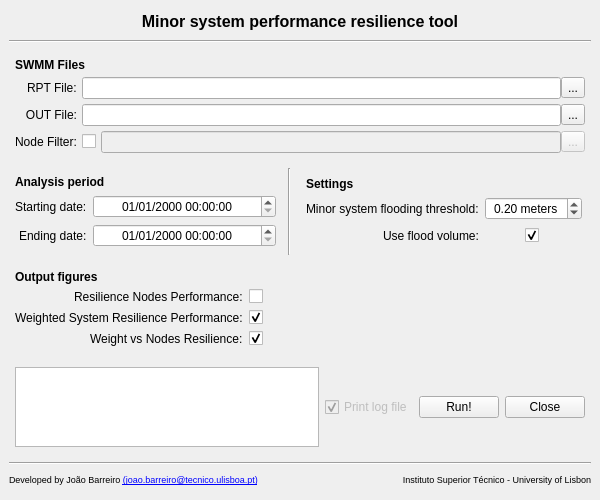
<?xml version="1.0" encoding="UTF-8"?>
<ui version="4.0">
 <class>MainWindow</class>
 <widget class="QMainWindow" name="MainWindow">
  <property name="geometry">
   <rect>
    <x>0</x>
    <y>0</y>
    <width>600</width>
    <height>500</height>
   </rect>
  </property>
  <property name="minimumSize">
   <size>
    <width>600</width>
    <height>500</height>
   </size>
  </property>
  <property name="maximumSize">
   <size>
    <width>600</width>
    <height>500</height>
   </size>
  </property>
  <property name="windowTitle">
   <string>MainWindow</string>
  </property>
  <widget class="QWidget" name="centralwidget">
   <layout class="QVBoxLayout" name="verticalLayout_2">
    <item>
     <widget class="QLabel" name="label_4">
      <property name="sizePolicy">
       <sizepolicy hsizetype="Preferred" vsizetype="Maximum">
        <horstretch>0</horstretch>
        <verstretch>0</verstretch>
       </sizepolicy>
      </property>
      <property name="text">
       <string>&lt;html&gt;&lt;head/&gt;&lt;body&gt;&lt;p align=&quot;center&quot;&gt;&lt;span style=&quot; font-size:12pt; font-weight:700;&quot;&gt;Minor system performance resilience tool&lt;/span&gt;&lt;/p&gt;&lt;/body&gt;&lt;/html&gt;</string>
      </property>
     </widget>
    </item>
    <item>
     <widget class="Line" name="line_2">
      <property name="orientation">
       <enum>Qt::Horizontal</enum>
      </property>
     </widget>
    </item>
    <item>
     <widget class="QWidget" name="widget" native="true">
      <property name="sizePolicy">
       <sizepolicy hsizetype="Preferred" vsizetype="Maximum">
        <horstretch>0</horstretch>
        <verstretch>0</verstretch>
       </sizepolicy>
      </property>
      <layout class="QVBoxLayout" name="verticalLayout">
       <property name="spacing">
        <number>5</number>
       </property>
       <property name="leftMargin">
        <number>6</number>
       </property>
       <property name="topMargin">
        <number>6</number>
       </property>
       <property name="rightMargin">
        <number>6</number>
       </property>
       <property name="bottomMargin">
        <number>6</number>
       </property>
       <item>
        <widget class="QLabel" name="label">
         <property name="font">
          <font>
           <bold>true</bold>
          </font>
         </property>
         <property name="text">
          <string>SWMM Files</string>
         </property>
        </widget>
       </item>
       <item>
        <layout class="QFormLayout" name="formLayout_2">
         <property name="labelAlignment">
          <set>Qt::AlignRight|Qt::AlignTrailing|Qt::AlignVCenter</set>
         </property>
         <property name="formAlignment">
          <set>Qt::AlignCenter</set>
         </property>
         <property name="bottomMargin">
          <number>0</number>
         </property>
         <item row="0" column="0">
          <widget class="QLabel" name="RPT_label">
           <property name="text">
            <string>RPT File:</string>
           </property>
          </widget>
         </item>
         <item row="0" column="1">
          <widget class="QWidget" name="widget_3" native="true">
           <layout class="QHBoxLayout" name="horizontalLayout_5">
            <property name="spacing">
             <number>0</number>
            </property>
            <property name="leftMargin">
             <number>0</number>
            </property>
            <property name="topMargin">
             <number>0</number>
            </property>
            <property name="rightMargin">
             <number>0</number>
            </property>
            <property name="bottomMargin">
             <number>0</number>
            </property>
            <item>
             <widget class="QLineEdit" name="RPT_Filepath">
              <property name="enabled">
               <bool>true</bool>
              </property>
              <property name="toolTip">
               <string/>
              </property>
              <property name="inputMask">
               <string/>
              </property>
              <property name="text">
               <string/>
              </property>
              <property name="clearButtonEnabled">
               <bool>true</bool>
              </property>
             </widget>
            </item>
            <item>
             <widget class="QToolButton" name="RPT_Search">
              <property name="text">
               <string>...</string>
              </property>
              <property name="autoRaise">
               <bool>false</bool>
              </property>
             </widget>
            </item>
           </layout>
          </widget>
         </item>
         <item row="1" column="0">
          <widget class="QLabel" name="OUT_label">
           <property name="text">
            <string>OUT File:</string>
           </property>
           <property name="alignment">
            <set>Qt::AlignRight|Qt::AlignTrailing|Qt::AlignVCenter</set>
           </property>
          </widget>
         </item>
         <item row="1" column="1">
          <widget class="QWidget" name="widget_2" native="true">
           <layout class="QHBoxLayout" name="horizontalLayout_3">
            <property name="spacing">
             <number>0</number>
            </property>
            <property name="leftMargin">
             <number>0</number>
            </property>
            <property name="topMargin">
             <number>0</number>
            </property>
            <property name="rightMargin">
             <number>0</number>
            </property>
            <property name="bottomMargin">
             <number>0</number>
            </property>
            <item>
             <widget class="QLineEdit" name="OUT_Filepath">
              <property name="enabled">
               <bool>true</bool>
              </property>
              <property name="toolTip">
               <string/>
              </property>
              <property name="text">
               <string/>
              </property>
              <property name="clearButtonEnabled">
               <bool>true</bool>
              </property>
             </widget>
            </item>
            <item>
             <widget class="QToolButton" name="OUT_Search">
              <property name="text">
               <string>...</string>
              </property>
              <property name="autoRaise">
               <bool>false</bool>
              </property>
             </widget>
            </item>
           </layout>
          </widget>
         </item>
         <item row="2" column="0">
          <widget class="QLabel" name="NodeList_label">
           <property name="toolTip">
            <string>&lt;html&gt;&lt;head/&gt;&lt;body&gt;&lt;p&gt;Text file where each line corresponds to the nodes to be included in the analysis.&lt;/p&gt;&lt;p&gt;If not provided, all nodes from SWMM report are considered.&lt;/p&gt;&lt;/body&gt;&lt;/html&gt;</string>
           </property>
           <property name="text">
            <string>Node Filter:</string>
           </property>
          </widget>
         </item>
         <item row="2" column="1">
          <widget class="QWidget" name="widget_11" native="true">
           <layout class="QHBoxLayout" name="horizontalLayout_4">
            <property name="spacing">
             <number>0</number>
            </property>
            <property name="leftMargin">
             <number>0</number>
            </property>
            <property name="topMargin">
             <number>0</number>
            </property>
            <property name="rightMargin">
             <number>0</number>
            </property>
            <property name="bottomMargin">
             <number>0</number>
            </property>
            <item>
             <widget class="QCheckBox" name="NodeList_checkBox">
              <property name="text">
               <string/>
              </property>
             </widget>
            </item>
            <item>
             <spacer name="horizontalSpacer">
              <property name="orientation">
               <enum>Qt::Horizontal</enum>
              </property>
              <property name="sizeType">
               <enum>QSizePolicy::Fixed</enum>
              </property>
              <property name="sizeHint" stdset="0">
               <size>
                <width>5</width>
                <height>20</height>
               </size>
              </property>
             </spacer>
            </item>
            <item>
             <widget class="QLineEdit" name="NodeList_Filepath">
              <property name="enabled">
               <bool>false</bool>
              </property>
              <property name="toolTip">
               <string/>
              </property>
              <property name="text">
               <string/>
              </property>
              <property name="placeholderText">
               <string/>
              </property>
              <property name="clearButtonEnabled">
               <bool>true</bool>
              </property>
             </widget>
            </item>
            <item>
             <widget class="QToolButton" name="NodeList_Search">
              <property name="enabled">
               <bool>false</bool>
              </property>
              <property name="text">
               <string>...</string>
              </property>
              <property name="autoRaise">
               <bool>false</bool>
              </property>
             </widget>
            </item>
           </layout>
          </widget>
         </item>
        </layout>
       </item>
      </layout>
     </widget>
    </item>
    <item>
     <widget class="QWidget" name="" native="true">
      <property name="sizePolicy">
       <sizepolicy hsizetype="Preferred" vsizetype="Maximum">
        <horstretch>0</horstretch>
        <verstretch>0</verstretch>
       </sizepolicy>
      </property>
      <layout class="QHBoxLayout" name="horizontalLayout">
       <property name="leftMargin">
        <number>0</number>
       </property>
       <property name="topMargin">
        <number>0</number>
       </property>
       <property name="rightMargin">
        <number>0</number>
       </property>
       <property name="bottomMargin">
        <number>0</number>
       </property>
       <item>
        <widget class="QWidget" name="widget_4" native="true">
         <property name="sizePolicy">
          <sizepolicy hsizetype="Preferred" vsizetype="Maximum">
           <horstretch>0</horstretch>
           <verstretch>0</verstretch>
          </sizepolicy>
         </property>
         <layout class="QVBoxLayout" name="verticalLayout_3">
          <property name="spacing">
           <number>6</number>
          </property>
          <property name="leftMargin">
           <number>6</number>
          </property>
          <property name="topMargin">
           <number>6</number>
          </property>
          <property name="rightMargin">
           <number>6</number>
          </property>
          <property name="bottomMargin">
           <number>6</number>
          </property>
          <item>
           <widget class="QLabel" name="label_2">
            <property name="font">
             <font>
              <bold>true</bold>
             </font>
            </property>
            <property name="text">
             <string>Analysis period</string>
            </property>
           </widget>
          </item>
          <item>
           <layout class="QFormLayout" name="formLayout_3">
            <property name="labelAlignment">
             <set>Qt::AlignRight|Qt::AlignTrailing|Qt::AlignVCenter</set>
            </property>
            <property name="formAlignment">
             <set>Qt::AlignCenter</set>
            </property>
            <property name="verticalSpacing">
             <number>6</number>
            </property>
            <item row="0" column="0">
             <widget class="QLabel" name="studyNameLabel_2">
              <property name="text">
               <string>Starting date:</string>
              </property>
             </widget>
            </item>
            <item row="0" column="1">
             <widget class="QWidget" name="widget_6" native="true">
              <layout class="QHBoxLayout" name="horizontalLayout_7">
               <property name="spacing">
                <number>0</number>
               </property>
               <property name="leftMargin">
                <number>0</number>
               </property>
               <property name="topMargin">
                <number>0</number>
               </property>
               <property name="rightMargin">
                <number>0</number>
               </property>
               <property name="bottomMargin">
                <number>0</number>
               </property>
               <item>
                <widget class="QDateTimeEdit" name="StartingDate">
                 <property name="alignment">
                  <set>Qt::AlignCenter</set>
                 </property>
                 <property name="displayFormat">
                  <string>dd/MM/yyyy HH:mm:ss</string>
                 </property>
                </widget>
               </item>
              </layout>
             </widget>
            </item>
            <item row="1" column="0">
             <widget class="QLabel" name="studyDirectoryLabel_2">
              <property name="text">
               <string>Ending date:</string>
              </property>
             </widget>
            </item>
            <item row="1" column="1">
             <widget class="QWidget" name="widget_5" native="true">
              <layout class="QHBoxLayout" name="horizontalLayout_6">
               <property name="spacing">
                <number>0</number>
               </property>
               <property name="leftMargin">
                <number>0</number>
               </property>
               <property name="topMargin">
                <number>0</number>
               </property>
               <property name="rightMargin">
                <number>0</number>
               </property>
               <property name="bottomMargin">
                <number>0</number>
               </property>
               <item>
                <widget class="QDateTimeEdit" name="EndDate">
                 <property name="alignment">
                  <set>Qt::AlignCenter</set>
                 </property>
                 <property name="minimumDate">
                  <date>
                   <year>1753</year>
                   <month>9</month>
                   <day>14</day>
                  </date>
                 </property>
                 <property name="displayFormat">
                  <string>dd/MM/yyyy HH:mm:ss</string>
                 </property>
                </widget>
               </item>
              </layout>
             </widget>
            </item>
           </layout>
          </item>
         </layout>
        </widget>
       </item>
       <item>
        <widget class="Line" name="line_3">
         <property name="orientation">
          <enum>Qt::Vertical</enum>
         </property>
        </widget>
       </item>
       <item>
        <widget class="QWidget" name="widget_8" native="true">
         <layout class="QVBoxLayout" name="verticalLayout_4">
          <item>
           <widget class="QLabel" name="label_3">
            <property name="font">
             <font>
              <bold>true</bold>
             </font>
            </property>
            <property name="text">
             <string>Settings</string>
            </property>
           </widget>
          </item>
          <item>
           <layout class="QFormLayout" name="formLayout_4">
            <property name="labelAlignment">
             <set>Qt::AlignRight|Qt::AlignTrailing|Qt::AlignVCenter</set>
            </property>
            <property name="formAlignment">
             <set>Qt::AlignCenter</set>
            </property>
            <property name="verticalSpacing">
             <number>6</number>
            </property>
            <item row="0" column="1">
             <widget class="QWidget" name="widget_9" native="true">
              <layout class="QHBoxLayout" name="horizontalLayout_8">
               <property name="spacing">
                <number>0</number>
               </property>
               <property name="leftMargin">
                <number>0</number>
               </property>
               <property name="topMargin">
                <number>0</number>
               </property>
               <property name="rightMargin">
                <number>0</number>
               </property>
               <property name="bottomMargin">
                <number>0</number>
               </property>
               <item>
                <widget class="QDoubleSpinBox" name="MinorThreshold">
                 <property name="alignment">
                  <set>Qt::AlignCenter</set>
                 </property>
                 <property name="buttonSymbols">
                  <enum>QAbstractSpinBox::UpDownArrows</enum>
                 </property>
                 <property name="suffix">
                  <string> meters</string>
                 </property>
                 <property name="singleStep">
                  <double>0.100000000000000</double>
                 </property>
                 <property name="value">
                  <double>0.200000000000000</double>
                 </property>
                </widget>
               </item>
              </layout>
             </widget>
            </item>
            <item row="1" column="1">
             <widget class="QWidget" name="widget_10" native="true">
              <layout class="QHBoxLayout" name="horizontalLayout_9">
               <property name="spacing">
                <number>0</number>
               </property>
               <property name="leftMargin">
                <number>0</number>
               </property>
               <property name="topMargin">
                <number>0</number>
               </property>
               <property name="rightMargin">
                <number>0</number>
               </property>
               <property name="bottomMargin">
                <number>0</number>
               </property>
               <item>
                <spacer name="horizontalSpacer_2">
                 <property name="orientation">
                  <enum>Qt::Horizontal</enum>
                 </property>
                 <property name="sizeType">
                  <enum>QSizePolicy::Minimum</enum>
                 </property>
                 <property name="sizeHint" stdset="0">
                  <size>
                   <width>40</width>
                   <height>20</height>
                  </size>
                 </property>
                </spacer>
               </item>
               <item>
                <widget class="QCheckBox" name="FloodVolume_checkbox">
                 <property name="text">
                  <string/>
                 </property>
                 <property name="checked">
                  <bool>true</bool>
                 </property>
                 <property name="tristate">
                  <bool>false</bool>
                 </property>
                </widget>
               </item>
               <item>
                <spacer name="horizontalSpacer_3">
                 <property name="orientation">
                  <enum>Qt::Horizontal</enum>
                 </property>
                 <property name="sizeType">
                  <enum>QSizePolicy::Minimum</enum>
                 </property>
                 <property name="sizeHint" stdset="0">
                  <size>
                   <width>40</width>
                   <height>20</height>
                  </size>
                 </property>
                </spacer>
               </item>
              </layout>
             </widget>
            </item>
            <item row="0" column="0">
             <widget class="QLabel" name="MinorThreshold_label">
              <property name="toolTip">
               <string>&lt;html&gt;&lt;head/&gt;&lt;body&gt;&lt;p&gt;Depth above node elevation that defines the failure depth for Flooding Resilience calculation.&lt;/p&gt;&lt;/body&gt;&lt;/html&gt;</string>
              </property>
              <property name="text">
               <string>Minor system flooding threshold:</string>
              </property>
              <property name="alignment">
               <set>Qt::AlignLeading|Qt::AlignLeft|Qt::AlignVCenter</set>
              </property>
             </widget>
            </item>
            <item row="1" column="0">
             <widget class="QLabel" name="FloodVolume_label">
              <property name="toolTip">
               <string>&lt;html&gt;&lt;head/&gt;&lt;body&gt;&lt;p&gt;Check if flooded volume in each node is to be used at Flooding Resilience calculation.&lt;/p&gt;&lt;/body&gt;&lt;/html&gt;</string>
              </property>
              <property name="text">
               <string>Use flood volume:</string>
              </property>
              <property name="alignment">
               <set>Qt::AlignCenter</set>
              </property>
             </widget>
            </item>
           </layout>
          </item>
         </layout>
        </widget>
       </item>
      </layout>
     </widget>
    </item>
    <item>
     <widget class="QWidget" name="widget_12" native="true">
      <property name="sizePolicy">
       <sizepolicy hsizetype="Preferred" vsizetype="Maximum">
        <horstretch>0</horstretch>
        <verstretch>0</verstretch>
       </sizepolicy>
      </property>
      <layout class="QVBoxLayout" name="verticalLayout_5">
       <property name="spacing">
        <number>5</number>
       </property>
       <property name="leftMargin">
        <number>6</number>
       </property>
       <property name="topMargin">
        <number>6</number>
       </property>
       <property name="rightMargin">
        <number>6</number>
       </property>
       <property name="bottomMargin">
        <number>6</number>
       </property>
       <item>
        <widget class="QLabel" name="label_5">
         <property name="sizePolicy">
          <sizepolicy hsizetype="Preferred" vsizetype="Maximum">
           <horstretch>0</horstretch>
           <verstretch>0</verstretch>
          </sizepolicy>
         </property>
         <property name="font">
          <font>
           <bold>true</bold>
          </font>
         </property>
         <property name="text">
          <string>Output figures</string>
         </property>
         <property name="scaledContents">
          <bool>false</bool>
         </property>
        </widget>
       </item>
       <item>
        <layout class="QFormLayout" name="formLayout">
         <property name="sizeConstraint">
          <enum>QLayout::SetDefaultConstraint</enum>
         </property>
         <property name="rowWrapPolicy">
          <enum>QFormLayout::DontWrapRows</enum>
         </property>
         <property name="labelAlignment">
          <set>Qt::AlignRight|Qt::AlignTrailing|Qt::AlignVCenter</set>
         </property>
         <property name="formAlignment">
          <set>Qt::AlignCenter</set>
         </property>
         <property name="horizontalSpacing">
          <number>6</number>
         </property>
         <property name="verticalSpacing">
          <number>6</number>
         </property>
         <item row="0" column="0">
          <widget class="QLabel" name="AllNodesPlot_label">
           <property name="text">
            <string>Resilience Nodes Performance:</string>
           </property>
          </widget>
         </item>
         <item row="0" column="1">
          <widget class="QCheckBox" name="AllNodesPlot_checkBox">
           <property name="sizePolicy">
            <sizepolicy hsizetype="MinimumExpanding" vsizetype="Minimum">
             <horstretch>0</horstretch>
             <verstretch>0</verstretch>
            </sizepolicy>
           </property>
           <property name="iconSize">
            <size>
             <width>16</width>
             <height>16</height>
            </size>
           </property>
           <property name="tristate">
            <bool>false</bool>
           </property>
          </widget>
         </item>
         <item row="1" column="0">
          <widget class="QLabel" name="WeightedSystemPlot_label">
           <property name="text">
            <string>Weighted System Resilience Performance:</string>
           </property>
          </widget>
         </item>
         <item row="1" column="1">
          <widget class="QCheckBox" name="WeightedSystemPlot_checkBox">
           <property name="sizePolicy">
            <sizepolicy hsizetype="MinimumExpanding" vsizetype="Minimum">
             <horstretch>0</horstretch>
             <verstretch>0</verstretch>
            </sizepolicy>
           </property>
           <property name="checked">
            <bool>true</bool>
           </property>
          </widget>
         </item>
         <item row="2" column="0">
          <widget class="QLabel" name="WeightNodesResilience_label">
           <property name="text">
            <string>Weight vs Nodes Resilience:</string>
           </property>
          </widget>
         </item>
         <item row="2" column="1">
          <widget class="QCheckBox" name="WeightNodesResilience_checkBox">
           <property name="sizePolicy">
            <sizepolicy hsizetype="MinimumExpanding" vsizetype="Minimum">
             <horstretch>0</horstretch>
             <verstretch>0</verstretch>
            </sizepolicy>
           </property>
           <property name="checked">
            <bool>true</bool>
           </property>
          </widget>
         </item>
        </layout>
       </item>
      </layout>
     </widget>
    </item>
    <item>
     <widget class="QWidget" name="widget_7" native="true">
      <property name="sizePolicy">
       <sizepolicy hsizetype="Preferred" vsizetype="Maximum">
        <horstretch>0</horstretch>
        <verstretch>0</verstretch>
       </sizepolicy>
      </property>
      <layout class="QHBoxLayout" name="horizontalLayout_10">
       <property name="leftMargin">
        <number>6</number>
       </property>
       <property name="topMargin">
        <number>6</number>
       </property>
       <property name="rightMargin">
        <number>6</number>
       </property>
       <property name="bottomMargin">
        <number>6</number>
       </property>
       <item>
        <widget class="QTextEdit" name="textEdit">
         <property name="enabled">
          <bool>true</bool>
         </property>
         <property name="sizePolicy">
          <sizepolicy hsizetype="Expanding" vsizetype="Minimum">
           <horstretch>0</horstretch>
           <verstretch>0</verstretch>
          </sizepolicy>
         </property>
         <property name="minimumSize">
          <size>
           <width>0</width>
           <height>80</height>
          </size>
         </property>
         <property name="maximumSize">
          <size>
           <width>16777215</width>
           <height>80</height>
          </size>
         </property>
         <property name="acceptRichText">
          <bool>false</bool>
         </property>
         <property name="textInteractionFlags">
          <set>Qt::LinksAccessibleByKeyboard|Qt::LinksAccessibleByMouse|Qt::TextBrowserInteraction|Qt::TextSelectableByKeyboard|Qt::TextSelectableByMouse</set>
         </property>
         <property name="placeholderText">
          <string/>
         </property>
        </widget>
       </item>
       <item>
        <widget class="QCheckBox" name="logBox">
         <property name="enabled">
          <bool>false</bool>
         </property>
         <property name="text">
          <string>Print log file</string>
         </property>
         <property name="iconSize">
          <size>
           <width>16</width>
           <height>16</height>
          </size>
         </property>
         <property name="checked">
          <bool>true</bool>
         </property>
         <property name="tristate">
          <bool>false</bool>
         </property>
        </widget>
       </item>
       <item>
        <layout class="QHBoxLayout" name="horizontalLayout_2">
         <item>
          <widget class="QPushButton" name="runButton">
           <property name="text">
            <string>Run!</string>
           </property>
          </widget>
         </item>
         <item>
          <widget class="QPushButton" name="closeButton">
           <property name="text">
            <string>Close</string>
           </property>
          </widget>
         </item>
        </layout>
       </item>
      </layout>
     </widget>
    </item>
    <item>
     <widget class="Line" name="line">
      <property name="orientation">
       <enum>Qt::Horizontal</enum>
      </property>
     </widget>
    </item>
    <item>
     <widget class="QWidget" name="" native="true">
      <property name="sizePolicy">
       <sizepolicy hsizetype="Preferred" vsizetype="Maximum">
        <horstretch>0</horstretch>
        <verstretch>0</verstretch>
       </sizepolicy>
      </property>
      <layout class="QHBoxLayout" name="horizontalLayout_11">
       <property name="spacing">
        <number>6</number>
       </property>
       <property name="sizeConstraint">
        <enum>QLayout::SetMinimumSize</enum>
       </property>
       <property name="leftMargin">
        <number>0</number>
       </property>
       <property name="topMargin">
        <number>0</number>
       </property>
       <property name="rightMargin">
        <number>0</number>
       </property>
       <property name="bottomMargin">
        <number>0</number>
       </property>
       <item>
        <widget class="QLabel" name="footer_left_label">
         <property name="sizePolicy">
          <sizepolicy hsizetype="Preferred" vsizetype="Fixed">
           <horstretch>0</horstretch>
           <verstretch>0</verstretch>
          </sizepolicy>
         </property>
         <property name="text">
          <string>&lt;html&gt;&lt;head/&gt;&lt;body&gt;&lt;p&gt;&lt;span style=&quot; font-size:7pt;&quot;&gt;Developed by João Barreiro &lt;/span&gt;&lt;a href=&quot;mailto:joao.barreiro@tecnico.ulisboa.pt&quot;&gt;&lt;span style=&quot; font-size:7pt; text-decoration: underline; color:#0000ff;&quot;&gt;(joao.barreiro@tecnico.ulisboa.pt)&lt;/span&gt;&lt;/a&gt;&lt;/p&gt;&lt;/body&gt;&lt;/html&gt;</string>
         </property>
         <property name="openExternalLinks">
          <bool>true</bool>
         </property>
        </widget>
       </item>
       <item>
        <widget class="QLabel" name="footer_right_label">
         <property name="sizePolicy">
          <sizepolicy hsizetype="Preferred" vsizetype="Fixed">
           <horstretch>0</horstretch>
           <verstretch>0</verstretch>
          </sizepolicy>
         </property>
         <property name="text">
          <string>&lt;html&gt;&lt;head/&gt;&lt;body&gt;&lt;p&gt;&lt;span style=&quot; font-size:7pt;&quot;&gt;Instituto Superior Técnico - University of Lisbon&lt;/span&gt;&lt;/p&gt;&lt;/body&gt;&lt;/html&gt;</string>
         </property>
         <property name="alignment">
          <set>Qt::AlignRight|Qt::AlignTrailing|Qt::AlignVCenter</set>
         </property>
        </widget>
       </item>
      </layout>
     </widget>
    </item>
   </layout>
  </widget>
 </widget>
 <tabstops>
  <tabstop>RPT_Filepath</tabstop>
  <tabstop>RPT_Search</tabstop>
  <tabstop>OUT_Filepath</tabstop>
  <tabstop>OUT_Search</tabstop>
  <tabstop>NodeList_checkBox</tabstop>
  <tabstop>NodeList_Filepath</tabstop>
  <tabstop>NodeList_Search</tabstop>
  <tabstop>StartingDate</tabstop>
  <tabstop>EndDate</tabstop>
  <tabstop>MinorThreshold</tabstop>
  <tabstop>textEdit</tabstop>
  <tabstop>logBox</tabstop>
  <tabstop>runButton</tabstop>
  <tabstop>closeButton</tabstop>
 </tabstops>
 <resources/>
 <connections>
  <connection>
   <sender>NodeList_checkBox</sender>
   <signal>toggled(bool)</signal>
   <receiver>NodeList_Filepath</receiver>
   <slot>setEnabled(bool)</slot>
   <hints>
    <hint type="sourcelabel">
     <x>123</x>
     <y>140</y>
    </hint>
    <hint type="destinationlabel">
     <x>145</x>
     <y>139</y>
    </hint>
   </hints>
  </connection>
  <connection>
   <sender>NodeList_checkBox</sender>
   <signal>toggled(bool)</signal>
   <receiver>NodeList_Search</receiver>
   <slot>setEnabled(bool)</slot>
   <hints>
    <hint type="sourcelabel">
     <x>128</x>
     <y>137</y>
    </hint>
    <hint type="destinationlabel">
     <x>572</x>
     <y>148</y>
    </hint>
   </hints>
  </connection>
 </connections>
</ui>
